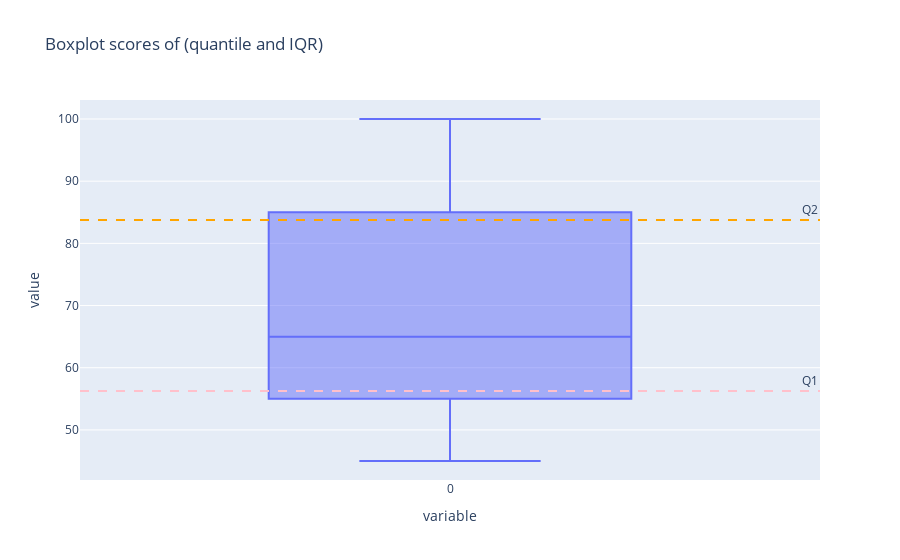

Here is the notebook cell this chart was saved with:
### Code cell
fig = px.box(scores, title= 'Boxplot scores of (quantile and IQR)')

fig.add_hline(y=q1 , line_dash = 'dash', line_color = "pink", annotation_text = 'Q1', annotation_position = 'top right')
fig.add_hline(y=q3, line_dash = 'dash', line_color = 'orange', annotation_text = "Q2", annotation_position = 'top right')

fig.show()

### Figure 1 — Plotly figure (JSON) as saved in the notebook; plotly's stock layout.template omitted (floating-point values rounded to 4 significant figures)
{"data": [{"alignmentgroup": "True", "hovertemplate": "variable=%{x}<br>value=%{y}<extra></extra>", "legendgroup": "", "marker": {"color": "#636efa"}, "name": "", "notched": false, "offsetgroup": "", "orientation": "v", "showlegend": false, "type": "box", "x": ["0", "0", "0", "0", "0", "0", "0", "0", "0", "0", "0", "0", "0", "0", "0", "0", "0", "0", "0", "0", "0", "0"], "x0": " ", "xaxis": "x", "y": [45, 50, 55, 60, 60, 65, 70, 75, 80, 85, 90, 95, 100, 100, 45, 50, 55, 60, 60, 65, 70, 100], "y0": " ", "yaxis": "y"}], "layout": {"annotations": [{"showarrow": false, "text": "Q1", "x": 1, "xanchor": "right", "xref": "x domain", "y": 56.25, "yanchor": "bottom", "yref": "y"}, {"showarrow": false, "text": "Q2", "x": 1, "xanchor": "right", "xref": "x domain", "y": 83.75, "yanchor": "bottom", "yref": "y"}], "boxmode": "group", "legend": {"tracegroupgap": 0}, "shapes": [{"line": {"color": "pink", "dash": "dash"}, "type": "line", "x0": 0, "x1": 1, "xref": "x domain", "y0": 56.25, "y1": 56.25, "yref": "y"}, {"line": {"color": "orange", "dash": "dash"}, "type": "line", "x0": 0, "x1": 1, "xref": "x domain", "y0": 83.75, "y1": 83.75, "yref": "y"}], "title": {"text": "Boxplot scores of (quantile and IQR)"}, "xaxis": {"anchor": "y", "domain": [0, 1], "title": {"text": "variable"}}, "yaxis": {"anchor": "x", "domain": [0, 1], "title": {"text": "value"}}}}
